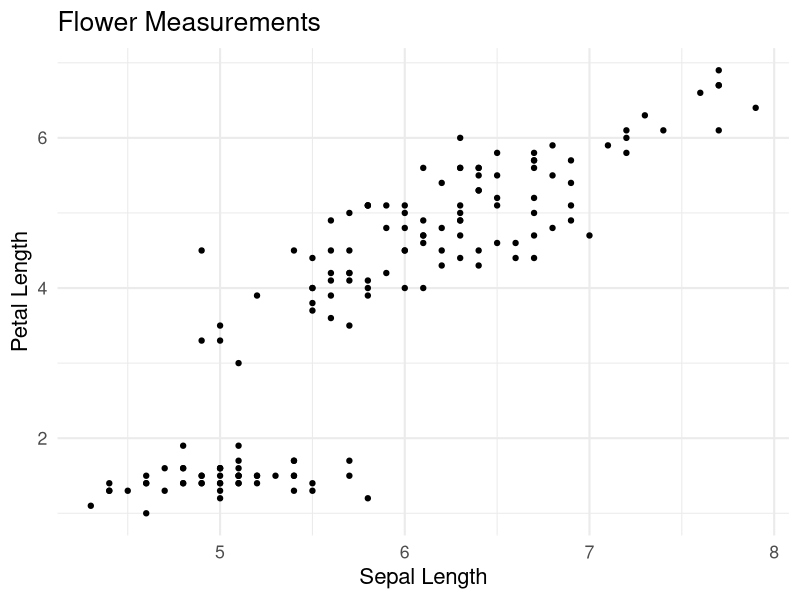
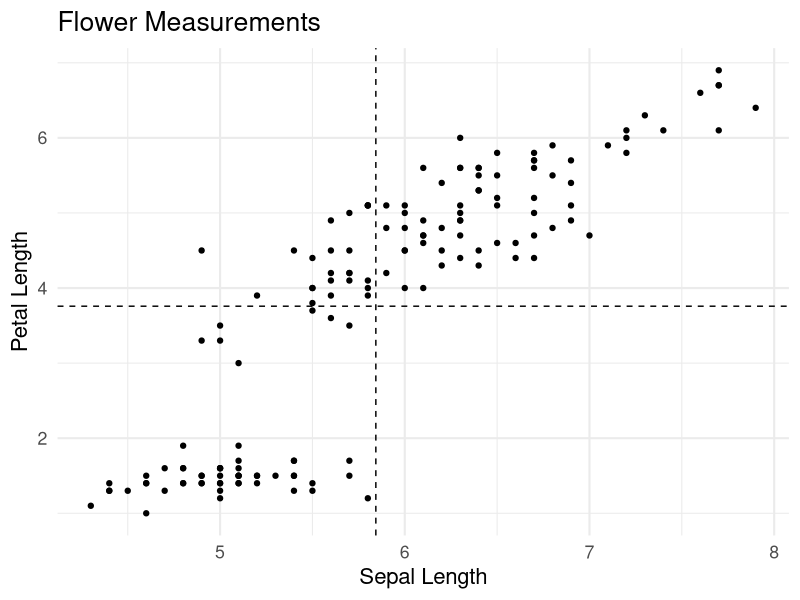
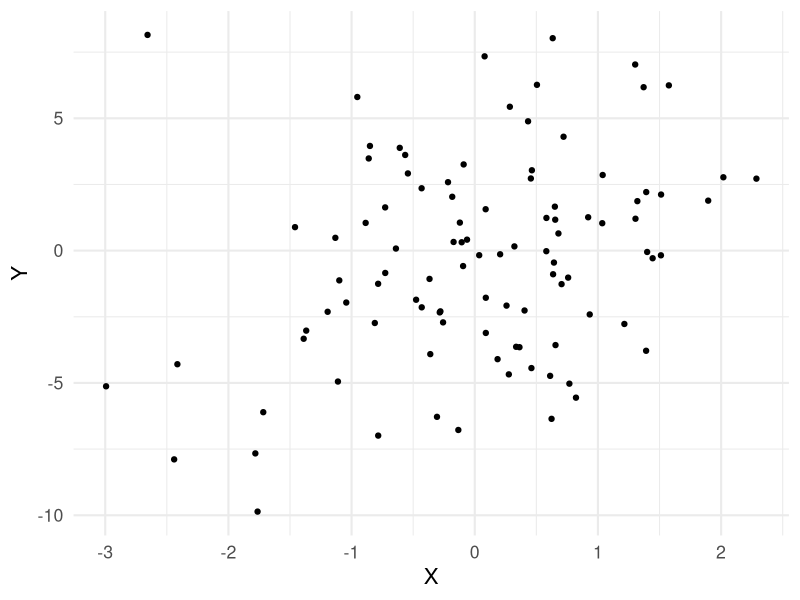
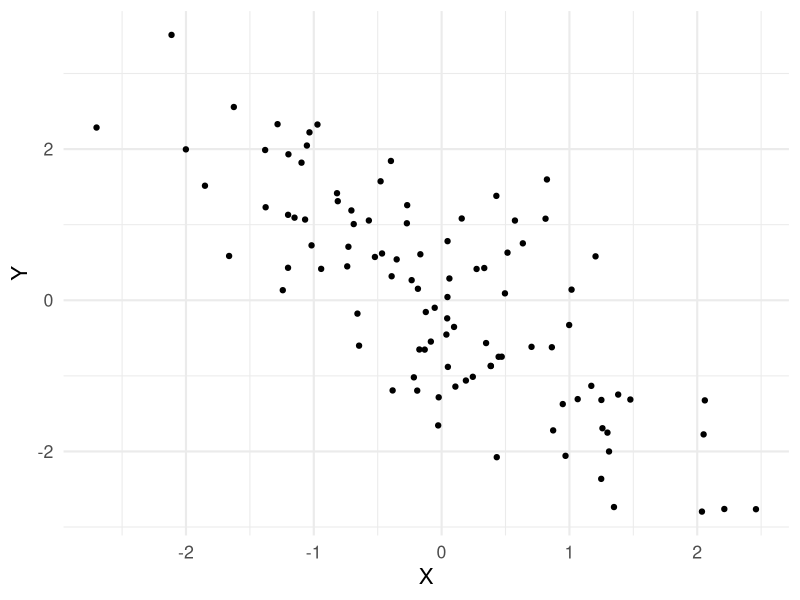
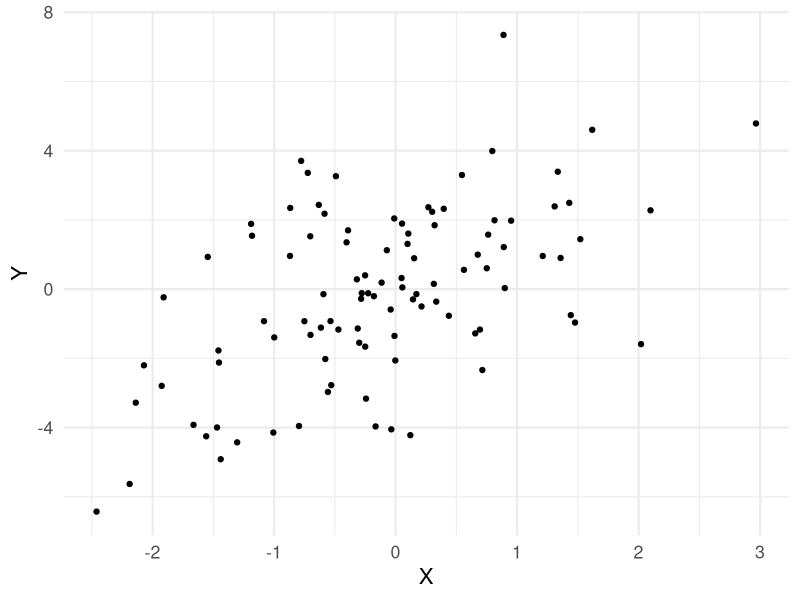
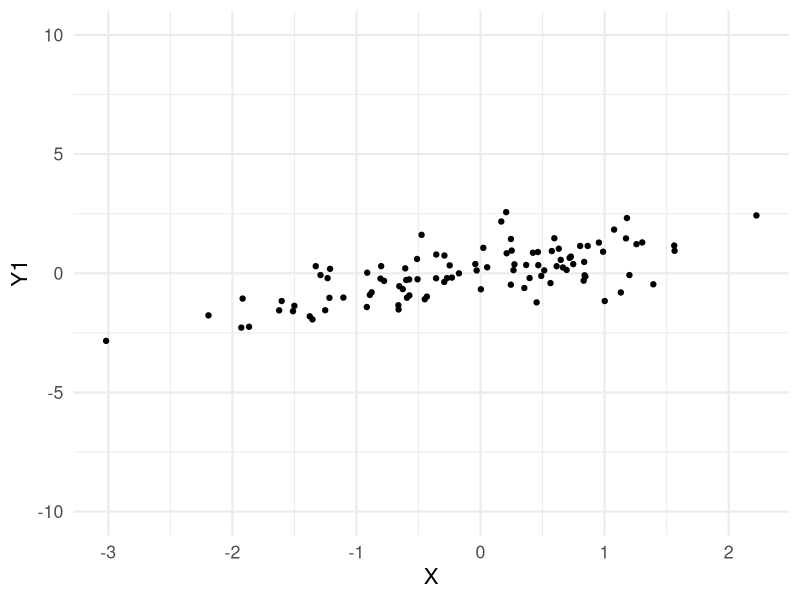
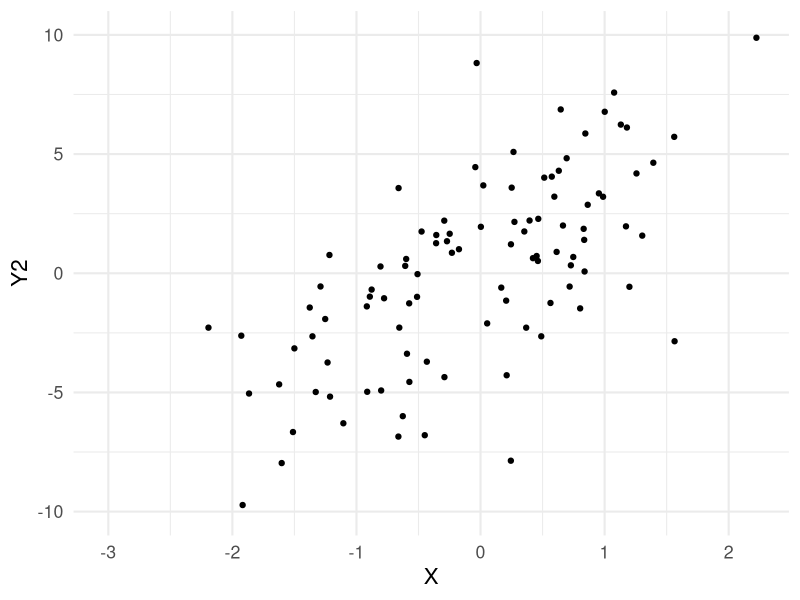
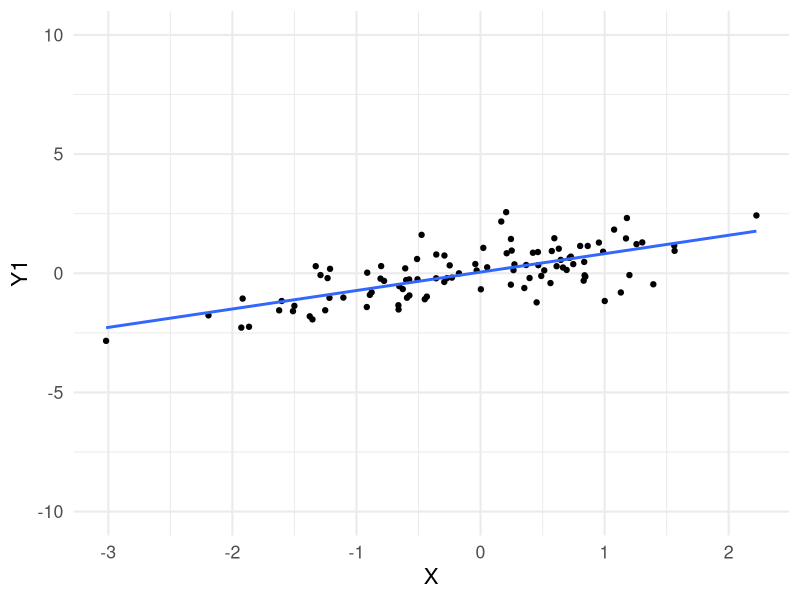

These charts were generated, in order, by the following R code:
## ---- chunk 1
library(tidyverse)
theme_set(theme_minimal(base_size = 16))
knitr::opts_chunk$set(comment=NA, fig.width=7, fig.height=5, 
                      fig.align = 'center', out.width = 600,
                      message=FALSE, warning=FALSE, echo=TRUE)
set.seed(42)
## ---- chunk 2
flower_plot <- ggplot(data = iris) + 
  geom_point(mapping = aes(x = Sepal.Length, y = Petal.Length)) +
  labs(x = 'Sepal Length', y = 'Petal Length', title = 'Flower Measurements')
flower_plot
## ---- chunk 3
flower_plot <- flower_plot +
  geom_vline(xintercept = mean(iris$Sepal.Length), linetype = 'dashed') +
  geom_hline(yintercept = mean(iris$Petal.Length), linetype = 'dashed')
flower_plot
## ---- chunk 4
cov(iris$Sepal.Length, iris$Petal.Length)
## ---- chunk 5
cor(iris$Sepal.Length, iris$Petal.Length)
## ---- chunk 6
n <- 100
X <- rnorm(n,0,1)
Y <- X + rnorm(n,0,4)

ggplot(tibble(X,Y)) + 
  geom_point(aes(x=X,y=Y))
## ---- chunk 7
n <- 100
X <- rnorm(n,0,1)
Y <- -X + rnorm(n,0,1)

ggplot(tibble(X,Y)) + 
  geom_point(aes(x=X,y=Y))
## ---- chunk 8
n <- 100
X <- rnorm(n,0,1)
Y <- X + rnorm(n,0,2)

ggplot(tibble(X,Y)) + 
  geom_point(aes(x=X,y=Y))
## ---- chunk 9
n <- 100
data <- tibble(X = rnorm(n,0,1),
               epsilon = rnorm(n,0,2),
               Y1 = 0.75*X + rnorm(n,0,0.75),
               Y2 = 3*X + rnorm(n,0,2.55))
## ---- chunk 10
ggplot(data) +
  geom_point(aes(x=X,y=Y1)) +
  scale_y_continuous(limits = c(-10,10))
## ---- chunk 11
ggplot(data) +
  geom_point(aes(x=X,y=Y2)) +
  scale_y_continuous(limits = c(-10,10))
## ---- chunk 12
ggplot(data) +
  geom_point(aes(x=X,y=Y1)) +
  scale_y_continuous(limits = c(-10,10)) +
  geom_smooth(aes(x=X,y=Y1), method = 'lm', se = FALSE)
## ---- chunk 13
ggplot(data) +
  geom_point(aes(x=X,y=Y2)) +
  scale_y_continuous(limits = c(-10,10)) +
  geom_smooth(aes(x=X,y=Y2), method = 'lm', se = FALSE)
## ---- chunk 14
n <- 300 # sample size
a <- 2 # y-intercept
b <- 3 # slope

# X and epsilon are normally distributed
# Y = a + bX + epsilon
data <- tibble(X = rnorm(n, 1, 1), 
               epsilon = rnorm(n, 0, 2),
               Y = a + b*X + epsilon)

cor(data$X, data$Y)
## ---- chunk 15
ggplot(data) +
  geom_point(mapping = aes(x=X,y=Y))
## ---- chunk 16
demeaned_data <- data %>% 
  mutate(Y = Y - mean(Y), X = X - mean(X))
## ---- chunk 17
ggplot(data) +
  geom_point(mapping = aes(x=X,y=Y)) +
  labs(x='X',y='Y',title = 'Original Data')
## ---- chunk 18
ggplot(demeaned_data) +
  geom_point(mapping = aes(x=X,y=Y)) +
  labs(x='X',y='Y',title = 'Demeaned Data')
## ---- chunk 19
slope_estimate <- 
  sum(demeaned_data$X * demeaned_data$Y) /
  sum(demeaned_data$X^2)

slope_estimate
## ---- chunk 20
ggplot(demeaned_data) + 
  geom_point(mapping = aes(x=X,y=Y)) +
  geom_abline(intercept = 0, slope = slope_estimate)
## ---- chunk 21
slope_estimate

cov(demeaned_data$X, demeaned_data$Y) / var(demeaned_data$X)
## ---- chunk 22
null_slope_estimate <- function(X){
  
  b <- 0 # null hypothesis: b = 0 
  n <- length(X)
  
  # Create random dataset assuming null hypothesis
  epsilon <- rnorm(n, 0, 2)
  Y <- b*X + epsilon
  
  # Return the slope estimate
  sum(X * Y) / sum(X^2)
}

null_slope_estimate(X = demeaned_data$X)

## ---- chunk 23
sampling_distribution <- replicate(200, null_slope_estimate(X = demeaned_data$X))

tibble(sampling_distribution) %>% 
  ggplot() +
  geom_histogram(mapping = aes(x=sampling_distribution),
                 color = 'black', binwidth = 0.02) +
  labs(x='Slope Estimate (Sampling Distribution)') # a normally distributed sampling distribution again!
## ---- chunk 24
sum(sampling_distribution > slope_estimate) # p-value effectively zero
## ---- chunk 25
standard_error <- sd(sampling_distribution)
standard_error

confidence_interval <- c(slope_estimate - 1.96 * standard_error,
                         slope_estimate + 1.96 * standard_error)
confidence_interval

## ---- chunk 26
linear_model_fit <- lm(formula = Y ~ X, 
                       data = demeaned_data) 

coef(linear_model_fit) # get the coefficient estimates

confint(linear_model_fit) # get the confidence intervals
## ---- chunk 27
summary(linear_model_fit)
## ---- chunk 28
data <- tibble(c = 1,
            x1 = rnorm(100, 0, 1),
            x2 = rnorm(100, 0, 1),
            y = 2*x1 + 3*x2 + rnorm(100, 0, 1))

linear_model <- lm(y ~ x1 + x2, data = data)

summary(linear_model)

# X matrix
X <- data %>% 
  select(c, x1, x2) %>% 
  as.matrix

# y vector
y <- data %>% 
  pull(y)

# beta hat = (X'X)^-1 X'y
beta_hat <- solve(t(X) %*% X) %*% t(X) %*% y

beta_hat
linear_model
